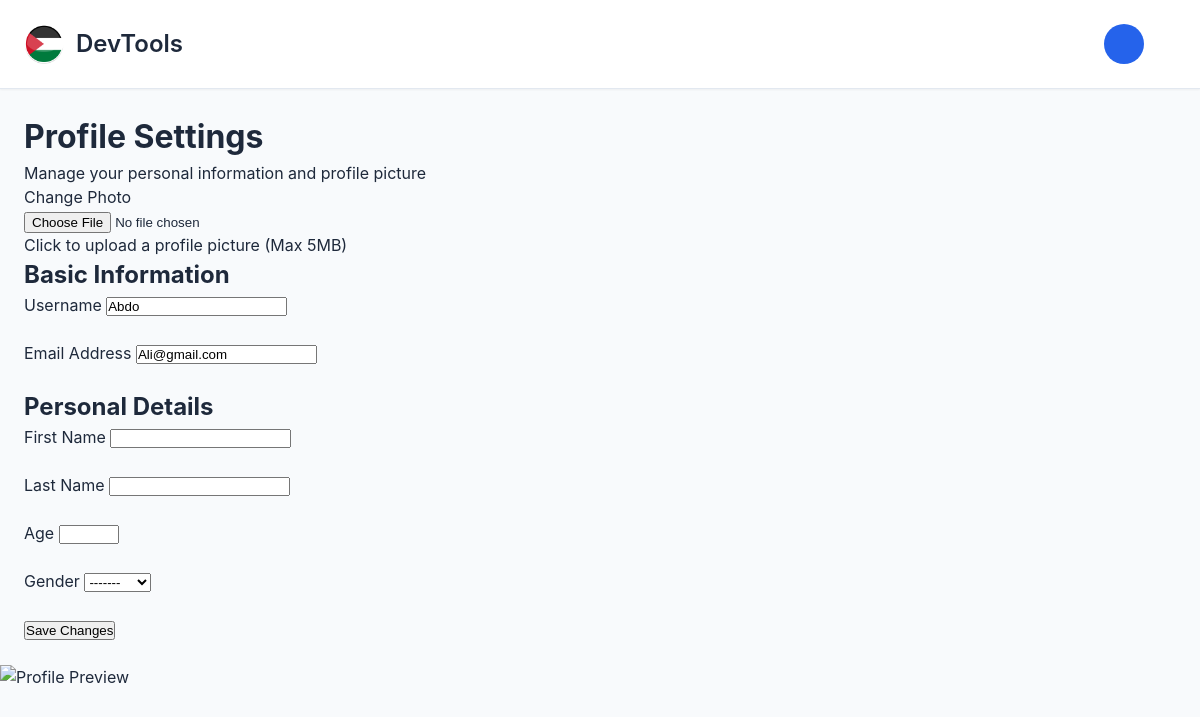
Page /profile/ (signed in) on the committed database.
### pytest/models.py (models this page shows)
class User(AbstractUser):
    age = models.IntegerField(null=True, blank=True)
    pic = models.ImageField(upload_to='profile_pics', null=True, blank=True)
    gender = models.CharField(max_length=10, default='Unknown' , null=True, blank=True)
    is_staff = models.BooleanField(default=False)
    is_superuser = models.BooleanField(default=False)
    is_active = models.BooleanField(default=True)
    is_deleted = models.BooleanField(default=False)
    class Meta:
        app_label = 'pytest'

### pytest/views.py (the view, shortened to what this page needs)
# urls.py: path('profile/', views.profile, name='profile'),
@login_required
def profile(request):
    user = request.user
    return render(request, 'profile.html', {'user': user})

### templates/profile.html (shortened to what this page needs)
{% load static %}
<!DOCTYPE html>
<html>
    <head>
            <link rel="stylesheet" href="{% static 'pytest/css/style.css' %}">
    </head>
    <body>
        <header class="site-header">
            <div class="header-container">
                <a href="{% url 'home' %}" class="brand">
                    <img src="{% static 'pytest/images/logo.png' %}" alt="DevTools" class="brand-logo">
                    <span class="brand-name">DevTools</span>
                </a>
                {% if user.is_authenticated %}
                <div class="profile-section">
                    <div class="profile-menu">
                        <button class="profile-trigger">
                            {% if user.pic %}
                                <img src="{{ user.pic.url }}" alt="Profile" class="profile-image">
                            {% else %}
                                <div class="profile-initial">{{ user.first_name|make_list|first|upper }}</div>
                            {% endif %}
                        </button>
                    </div>
                </div>
                {% endif %}
            </div>
        </header>
        <div class="container">
            <div class="profile-page">
                <div class="profile-header">
                    <h1>Profile Settings</h1>
                    <p>Manage your personal information and profile picture</p>
                </div>
                <div class="profile-content">
                    <form method="POST" enctype="multipart/form-data" class="profile-form">
                        <div class="profile-picture-section">
                            <div class="profile-picture-container">
                                <div class="profile-picture-overlay">
                                    <label for="profile-picture-input" class="profile-picture-label">
                                        <span>Change Photo</span>
                                    </label>
                                </div>
                            </div>
                            <input type="file" id="profile-picture-input" name="pic" accept="image/*" class="hidden-input">
                            <p class="picture-help">Click to upload a profile picture (Max 5MB)</p>
                        </div>
                        <div class="form-grid">
                            <div class="form-section">
                                <h2>Basic Information</h2>
                                <div class="form-group">
                                    <label for="username">Username</label>
                                    <input type="text" id="username" name="username" value="{{ user.username }}" required>
                                </div>
                                <div class="form-group">
                                    <label for="email">Email Address</label>
                                    <input type="email" id="email" name="email" value="{{ user.email }}" required>
                                </div>
                            </div>
                            <div class="form-section">
                                <h2>Personal Details</h2>
                                <div class="form-row">
                                    <div class="form-group">
                                        <label for="first_name">First Name</label>
                                        <input type="text" id="first_name" name="first_name" value="{{ user.first_name }}" required>
                                    </div>
                                    <div class="form-group">
                                        <label for="last_name">Last Name</label>
                                        <input type="text" id="last_name" name="last_name" value="{{ user.last_name }}" required>
                                    </div>
                                </div>
                                <div class="form-row">
                                    <div class="form-group">
                                        <label for="age">Age</label>
                                        <input type="number" id="age" name="age" value="{{ user.age }}" min="1" max="120">
                                    </div>
                                    <div class="form-group">
                                        <label for="gender">Gender</label>
                                        <select id="gender" name="gender">
                                            <option value="Unknown" {% if user.gender == 'Unknown' %}selected{% endif %}>-------</option>
                                        </select>
                                    </div>
                                </div>
                            </div>
                        </div>
                        <div class="form-actions">
                            <button type="submit" class="submit-button">
                                Save Changes
                            </button>
                        </div>
        </form>
                </div>
            </div>
        </div>
        <div class="image-preview-modal" id="imagePreviewModal">
            <div class="image-preview-content">
                <img src="" alt="Profile Preview" class="preview-image" id="previewImage">
            </div>
        </div>
    </body>
</html>

### static/pytest/css/style.css (style rules this page uses)
:root { --primary-color: #2563eb; --primary-hover: #1d4ed8; --secondary-color: #64748b; --success-color: #22c55e; --danger-color: #ef4444; --warning-color: #f59e0b; --text-primary: #1e293b; --text-secondary: #475569; --text-light: #94a3b8; --bg-primary: #ffffff; --bg-secondary: #f8fafc; --bg-tertiary: #f1f5f9; --border-color: #e2e8f0; --shadow-sm: 0 1px 2px 0 rgb(0 0 0 / 0.05); --shadow-md: 0 4px 6px -1px rgb(0 0 0 / 0.1); --shadow-lg: 0 10px 15px -3px rgb(0 0 0 / 0.1); --radius-sm: 0.375rem; --radius-md: 0.5rem; --radius-lg: 0.75rem; }
* { margin: 0; padding: 0; box-sizing: border-box; }
body { font-family: -apple-system, BlinkMacSystemFont, 'Segoe UI', Roboto, 'Helvetica Neue', Arial, sans-serif; line-height: 1.5; color: var(--text-primary); background-color: var(--bg-secondary); }
.container { max-width: 1200px; margin: 0 auto; padding: 1.5rem; }
.site-header { background-color: var(--bg-primary); border-bottom: 1px solid var(--border-color); padding: 1rem 0; position: sticky; top: 0; z-index: 100; box-shadow: var(--shadow-sm); }
.header-container { display: flex; justify-content: space-between; align-items: center; max-width: 1200px; margin: 0 auto; padding: 0 1.5rem; }
.brand { display: flex; align-items: center; text-decoration: none; gap: 0.75rem; }
.brand-logo { height: 2.5rem; width: auto; }
.brand-name { font-size: 1.5rem; font-weight: 600; color: var(--text-primary); }
.profile-section { position: relative; }
.profile-trigger { display: flex; align-items: center; gap: 0.75rem; padding: 0.5rem; border: none; background: none; cursor: pointer; border-radius: var(--radius-md); transition: background-color 0.2s; }
.profile-image, .profile-initial { width: 2.5rem; height: 2.5rem; border-radius: 50%; object-fit: cover; }
.profile-initial { background-color: var(--primary-color); color: white; display: flex; align-items: center; justify-content: center; font-weight: 600; font-size: 1rem; }
.form-group { margin-bottom: 1.5rem; }

### rows in the picture
User: username "Abdo", email "Ali@gmail.com", gender "-------"
